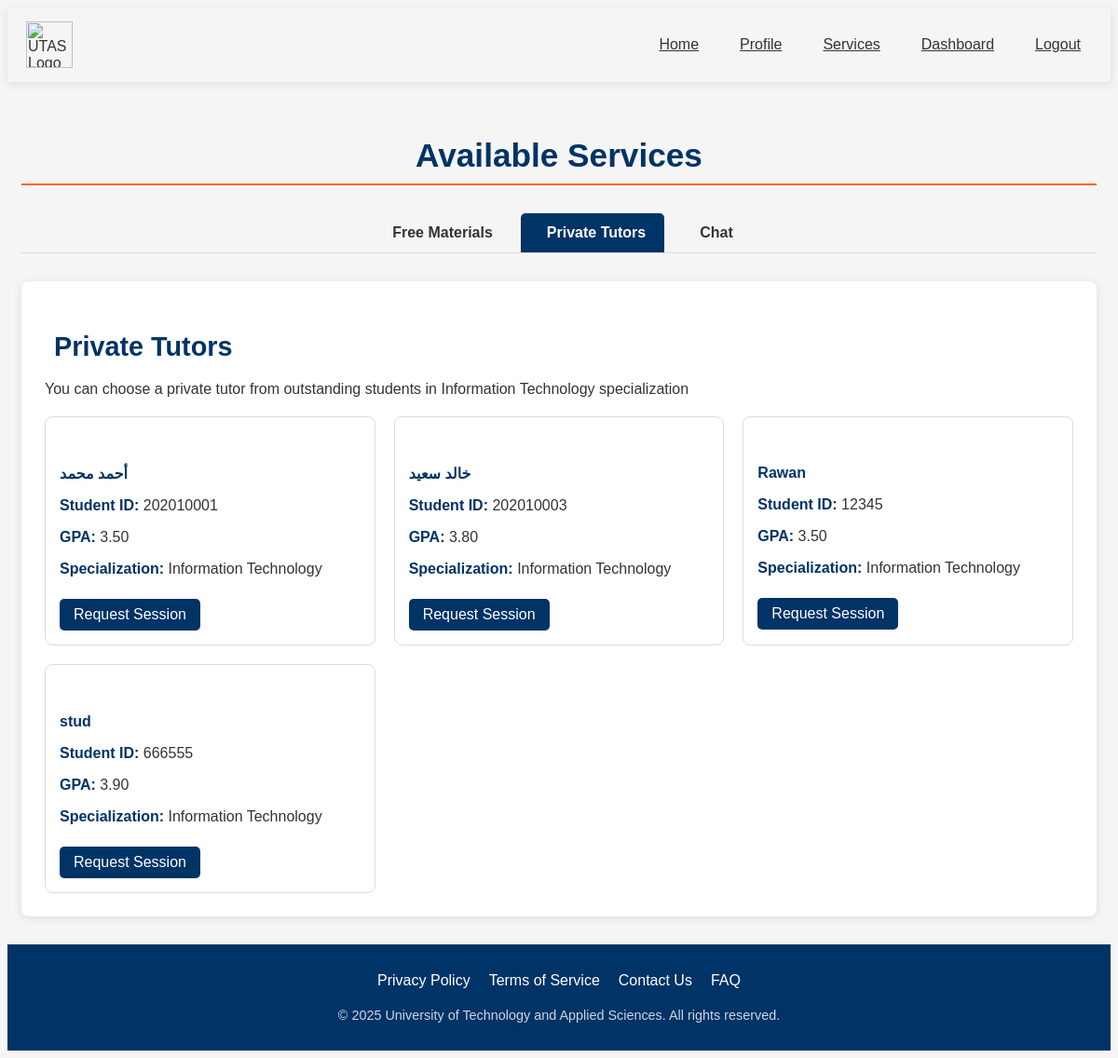
Screenshot of /services.php?type=tutors (signed in) with the database file from the repository.
### tables this page shows
CREATE TABLE `users` (
  `id` int(11) NOT NULL,
  `university_id` varchar(20) NOT NULL,
  `email` varchar(100) NOT NULL,
  `password` varchar(255) NOT NULL,
  `full_name` varchar(100) NOT NULL,
  `specialization` enum('IT','Engineering') NOT NULL,
  `phone` varchar(20) NOT NULL,
  `gpa` decimal(3,2) DEFAULT NULL,
  `is_tutor` tinyint(1) DEFAULT 0,
  `profile_image` varchar(255) DEFAULT NULL,
  `created_at` timestamp NOT NULL DEFAULT current_timestamp(),
  `updated_at` timestamp NOT NULL DEFAULT current_timestamp() ON UPDATE current_timestamp(),
  `user_type` enum('student','teacher') NOT NULL DEFAULT 'student'
);

### functions.php (called while the page is built, shortened)
<?php
function is_logged_in() {
    return isset($_SESSION['user_id']);
}
function get_user_data($conn, $user_id) {
    $stmt = $conn->prepare("SELECT * FROM users WHERE id = ?");
    $stmt->execute([$user_id]);
    return $stmt->fetch(PDO::FETCH_ASSOC);
}
function get_tutors($conn, $specialization) {
    $stmt = $conn->prepare("SELECT * FROM users WHERE specialization = ? AND gpa >= 3.3 AND is_tutor = 1");
    $stmt->execute([$specialization]);
    return $stmt->fetchAll(PDO::FETCH_ASSOC);
}
?>

### services.php (the view, shortened to what this page needs)
<?php
require_once 'config.php';
require_once 'functions.php';
$user_id = $_SESSION['user_id'];
$user = get_user_data($conn, $user_id);
$specialization = $user['specialization'];
$type = isset($_GET['type']) ? $_GET['type'] : 'materials';
?>
<header>
        <div class="container header-container">
            <div class="logo">
                <img src="https://encrypted-tbn0.gstatic.com/images?q=tbn:ANd9GcT13qZq8ttUi44qMBaoT4-aloxfJL712OeWyQ&s" alt="UTAS Logo">
            </div>
            <nav>
                <ul>
                    <li><a href="dashboard.php">Home</a></li>
                    <li><a href="profile.php">Profile</a></li>
                    <li><a href="services.php">Services</a></li>
                    <?php if(is_logged_in()): ?>
                        <li><a href="dashboard.php">Dashboard</a></li>
                        <li><a href="logout.php">Logout</a></li>
                    <?php endif; ?>
                </ul>
            </nav>
        </div>
    </header>
<section class="services">
    <div class="container">
        <h2>Available Services</h2>
        <div class="services-tabs">
            <a href="?type=materials" class="<?php echo ($type == 'materials') ? 'active' : ''; ?>">
                <i class="fas fa-book-open"></i> Free Materials
            </a>
            <a href="?type=tutors" class="<?php echo ($type == 'tutors') ? 'active' : ''; ?>">
                <i class="fas fa-chalkboard-teacher"></i> Private Tutors
            </a>
            <a href="?type=chat" class="<?php echo ($type == 'chat') ? 'active' : ''; ?>">
                <i class="fas fa-comments"></i> Chat
            </a>
        </div>
        <div class="services-content">
            <?php if($type == 'materials'): ?>
                <h3><i class="fas fa-book-open"></i> Free Study Materials</h3>
                <p>You can download study materials, summaries, and past exam questions for <?php echo ($specialization == 'IT') ? 'Information Technology' : 'Engineering'; ?> specialization</p>
                <div class="materials-list">
                    <?php
                    $materials = get_materials($conn, $specialization);
                    if(count($materials) > 0): ?>
                        <div class="materials-grid">
                            <?php foreach($materials as $material): ?>
                                <div class="material-card">
                                    <div class="material-icon">
                                        <i class="fas fa-file-<?php echo ($material['type'] == 'pdf') ? 'pdf' : 'word'; ?>"></i>
                                    </div>
                                    <div class="material-info">
                                        <h4><?php echo $material['title']; ?></h4>
                                        <p><?php echo $material['description']; ?></p>
                                        <span class="material-date"><?php echo date('Y/m/d', strtotime($material['uploaded_at'])); ?></span>
                                    </div>
                                    <a href="download.php?id=<?php echo $material['id']; ?>" class="download-btn">
                                        <i class="fas fa-download"></i> Download
                                    </a>
                                </div>
                            <?php endforeach; ?>
                        </div>
                    <?php else: ?>
                        <div class="no-materials">
                            <i class="fas fa-book"></i>
                            <p>No materials available for your specialization at the moment.</p>
                        </div>
                        <?php if($type == 'materials'): ?>
    <div style="text-align: right; margin-bottom: 20px;">
        <a href="upload_material.php" class="btn btn-primary">
            <i class="fas fa-upload"></i> Upload Material
        </a>
    </div>
<?php endif; ?>
                    <?php endif; ?>
                </div>
            <?php elseif($type == 'tutors'): ?>
                <h3><i class="fas fa-chalkboard-teacher"></i> Private Tutors</h3>
                <p>You can choose a private tutor from outstanding students in <?php echo ($specialization == 'IT') ? 'Information Technology' : 'Engineering'; ?> specialization</p>
                <div class="tutors-list">
                    <?php
                    $tutors = get_tutors($conn, $specialization);
                    if(count($tutors) > 0): ?>
                        <div class="tutors-grid">
                            <?php foreach($tutors as $tutor): ?>
                                <div class="tutor-card">
                                    <div class="tutor-info">
                                        <h4><?php echo $tutor['full_name']; ?></h4>
                                        <p><strong>Student ID:</strong> <?php echo $tutor['university_id']; ?></p>
                                        <p><strong>GPA:</strong> <?php echo $tutor['gpa']; ?></p>
                                        <p><strong>Specialization:</strong> <?php echo ($tutor['specialization'] == 'IT') ? 'Information Technology' : 'Engineering'; ?></p>
                                    </div>
                                    <div class="tutor-actions">
                                        <a href="request_tutor.php?id=<?php echo $tutor['id']; ?>" class="btn btn-primary">
                                            <i class="fas fa-envelope"></i> Request Session
                                        </a>
                                    </div>
                                </div>
                            <?php endforeach; ?>
                        </div>
                    <?php endif; ?>
                </div>
            <?php endif; ?>
        </div>
    </div>
</section>
<footer>
        <div class="container">
            <div class="footer-links">
                <a href="#">Privacy Policy</a>
                <a href="#">Terms of Service</a>
                <a href="#">Contact Us</a>
                <a href="#">FAQ</a>
            </div>
            <div class="copyright">
                &copy; <?php echo date('Y'); ?> University of Technology and Applied Sciences. All rights reserved.
            </div>
        </div>
    </footer>

### services.php (style rules this page uses)
.services { padding: 30px 0; }
.container { max-width: 1200px; margin: 0 auto; padding: 0 15px; }
h2, h3, h4 { color: var(--utas-navy); }
h2 { text-align: center; margin-bottom: 30px; font-size: 2.2rem; border-bottom: 2px solid var(--utas-gold); padding-bottom: 10px; }
h3 { margin-bottom: 20px; font-size: 1.8rem; display: flex; align-items: center; gap: 10px; }
.services-tabs { display: flex; justify-content: center; margin-bottom: 30px; border-bottom: 1px solid #ddd; }
.services-tabs a { padding: 12px 20px; margin: 0 5px; text-decoration: none; color: var(--utas-dark-gray); font-weight: 600; border-radius: 5px 5px 0 0; transition: all 0.3s ease; display: flex; align-items: center; gap: 8px; }
.services-tabs a.active { background-color: var(--utas-navy); color: var(--utas-white); }
.services-content { background-color: var(--utas-white); padding: 25px; border-radius: 8px; box-shadow: 0 2px 10px rgba(0, 0, 0, 0.1); }
.tutors-grid { display: grid; grid-template-columns: repeat(auto-fill, minmax(300px, 1fr)); gap: 20px; margin-top: 20px; }
.tutor-card { border: 1px solid #ddd; border-radius: 8px; padding: 15px; display: flex; flex-direction: column; background-color: var(--utas-white); }
.tutor-info h4 { margin-bottom: 10px; color: var(--utas-navy); }
.tutor-info p { margin-bottom: 8px; color: var(--utas-dark-gray); }
.tutor-info p strong { color: var(--utas-navy); }
.tutor-actions { margin-top: 15px; }
.btn { display: inline-block; padding: 8px 15px; border-radius: 5px; text-decoration: none; transition: background-color 0.3s ease; }
.btn-primary { background-color: var(--utas-navy); color: var(--utas-white); }
footer { background-color: #003366; color: white; padding: 30px 0; text-align: center; }
.footer-links { display: flex; justify-content: center; gap: 20px; margin-bottom: 20px; }
.footer-links a { color: var(--utas-white); text-decoration: none; }
.copyright { font-size: 0.9rem; opacity: 0.8; }
header { background-color: var(--white); box-shadow: 0 2px 10px rgba(0, 0, 0, 0.1); padding: 15px 0; position: sticky; top: 0; z-index: 100; }
.header-container { display: flex; justify-content: space-between; align-items: center; max-width: 1200px; margin: 0 auto; padding: 0 20px; }
.logo img { height: 50px; }
nav ul { display: flex; list-style: none; gap: 20px; }
nav ul li a { color: var(--dark-color); font-weight: 500; padding: 8px 12px; border-radius: 5px; transition: all 0.3s ease; }

### rows the page displays
users: full_name "أحمد محمد", university "202010001", gpa "3.50", specialization "Information Technology"
users: full_name "خالد سعيد", university "202010003", gpa "3.80", specialization "Information Technology"
users: full_name "Rawan", university "12345", gpa "3.50", specialization "Information Technology"
users: full_name "stud", university "666555", gpa "3.90", specialization "Information Technology"
